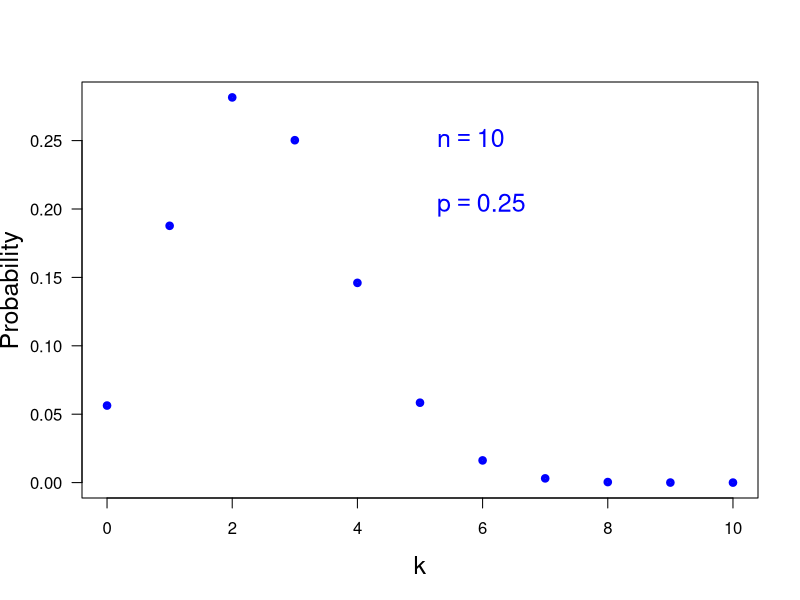

Source code (R):
print('file: PDsPDFsBinomPD10n.R')
# binomial distribution
n = 10; k = seq(0,n); p = 0.25; pk = dbinom(x=k,size=n,prob=p)
# png('Binom160817.png',width=16,height=14,units='cm',res=300)
plot(k,pk,type='p',lwd=4,col='blue',xlab='k',ylab='Probability',las=1,cex=0.6,cex.lab=1.5)
text(5,0.25,bquote(~n == .(n)),col='blue',cex=1.5,pos=4)
text(5,0.2,bquote(~p == .(p)),col='blue',cex=1.5,pos=4)
# dev.off()
